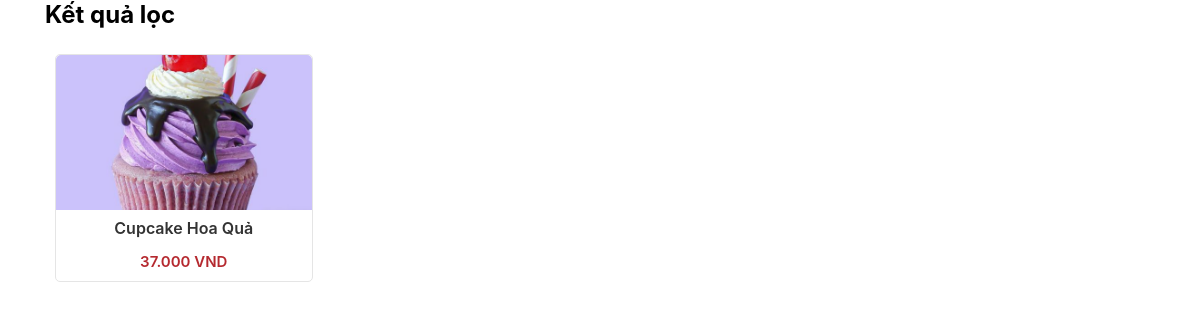
Page /filter.php?name=Cupcake Hoa Quả on the committed database.
### tables this page shows
CREATE TABLE `product` (
  `ProductID` int(11) NOT NULL,
  `ProductName` varchar(50) NOT NULL,
  `Description` varchar(1000) NOT NULL,
  `CateID` int(11) NOT NULL,
  `ProductImage` varchar(255) NOT NULL,
  `Price` decimal(10,2) NOT NULL
);

### filter.php (the view, shortened to what this page needs)
<?php
    include './connect_db.php';
    $search = isset($_GET['name']) ? $_GET['name'] : "";
    $sort_order = isset($_GET['sort_order']) ? $_GET['sort_order'] : "";
    $conditions = [];
    if ($search) {
        $conditions[] = "`ProductName` LIKE '%" . mysqli_real_escape_string($con, $search) . "%'";
    }
    $sql = "SELECT * FROM `product`";
    if (count($conditions) > 0) {
        $sql .= " WHERE " . implode(" AND ", $conditions);
    }
    if ($sort_order === "asc") {
        $sql .= " ORDER BY `Price` ASC";
    } elseif ($sort_order === "desc") {
        $sql .= " ORDER BY `Price` DESC";
    } else {
        $sql .= " ORDER BY `ProductID` ASC";
    }
    $result = mysqli_query($con, $sql);
?>
<!DOCTYPE html>
<html lang="en">
<head>
    <link rel="stylesheet" href="./assets/css/main.css">
</head>
<body>
    <div class="container">
        <h2>Kết quả lọc</h2>
        <div class="home-products">
            <?php if ($result && mysqli_num_rows($result) > 0) { ?>
                <?php while ($row = mysqli_fetch_assoc($result)) { ?>
                    <div class="col-product">
                        <article class="card-product">
                            <div class="card-header">
                                <a href="detail.php?ProductID=<?= $row['ProductID'] ?>" class="card-image-link">
                                    <img class="card-image" src="./<?= $row['ProductImage'] ?>" alt="<?= $row['ProductName'] ?>">
                                </a>
                            </div>
                            <div class="food-info">
                                <div class="card-content">
                                    <div class="card-title">
                                        <a href="detail.php?ProductID=<?= $row['ProductID'] ?>" class="card-title-link"><?= $row['ProductName'] ?></a>
                                    </div>
                                </div>
                                <div class="card-footer">
                                    <div class="product-price">
                                        <span class="current-price"><?= number_format($row['Price'], 0, ",", ".") ?> VND</span>
                                    </div>
                                </div>
                            </div>
                        </article>
                    </div>
                <?php } ?>
            <?php } else { ?>
                <p>Không tìm thấy sản phẩm nào.</p>
            <?php } ?>
        </div>
    </div>
</body>
</html>

### assets/css/main.css (style rules this page uses)
:root { --white: #fff; --black: #000; --text-color: #333; --red: #B5292F; }
a { text-decoration: none; }
* { padding: 0; margin: 0; box-sizing: border-box; }
html { scroll-behavior: smooth; }
body { background-color: #fff; position: relative; }
body,input,button,textarea,pre { font-family: SFProDisplay, sans-serif; -webkit-tap-highlight-color: rgba(0, 0, 0, 0) }
.container { max-width: 1130px; padding: 0 10px; margin: 0 auto; }
.home-products { display: flex; flex-wrap: wrap; margin-top: 15px; }
.col-product { width: 25%; padding: 10px; overflow: hidden; }
.card-product { background-color: var(--white); border-radius: 5px; border: 1px solid #e5e5e5; }
.card-header { border-top-left-radius: 5px; border-top-right-radius: 5px; overflow: hidden; position: relative; }
.card-image { height: 155px; width: 100%; object-fit: cover; transition: transform 0.4s ease; display: block; }
.card-image-link { display: block; width: 100%; height: 100%; }
.card-content { padding: 8px 10px; text-align: center; }
.card-title-link { color: var(--text-color); font-size: 16px; font-weight: 600; }
.card-footer { padding: 5px 10px 10px; }
.product-price { text-align: center; }
.product-price .current-price { color: var(--red); font-weight: 600; font-size: 15px }

### rows in the picture
product: ProductImage (picture), ProductName "Cupcake Hoa Quả", Price "37.000"
